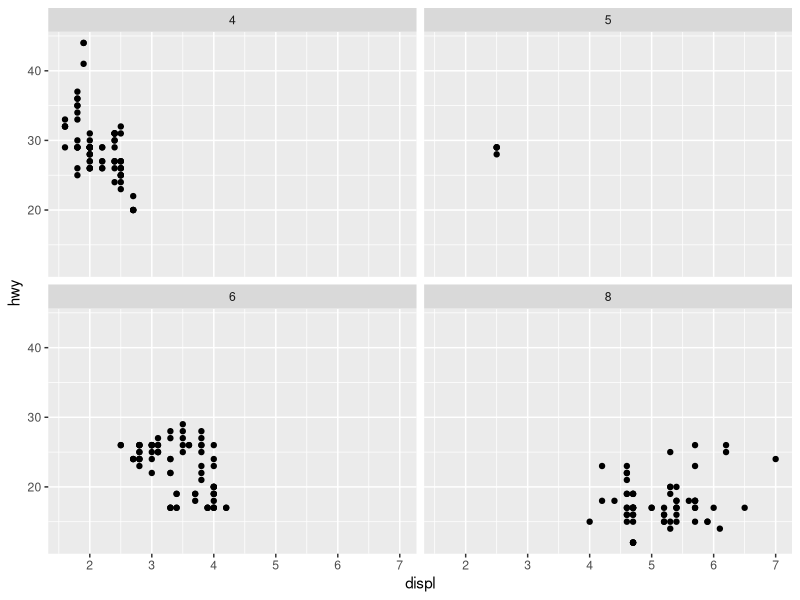
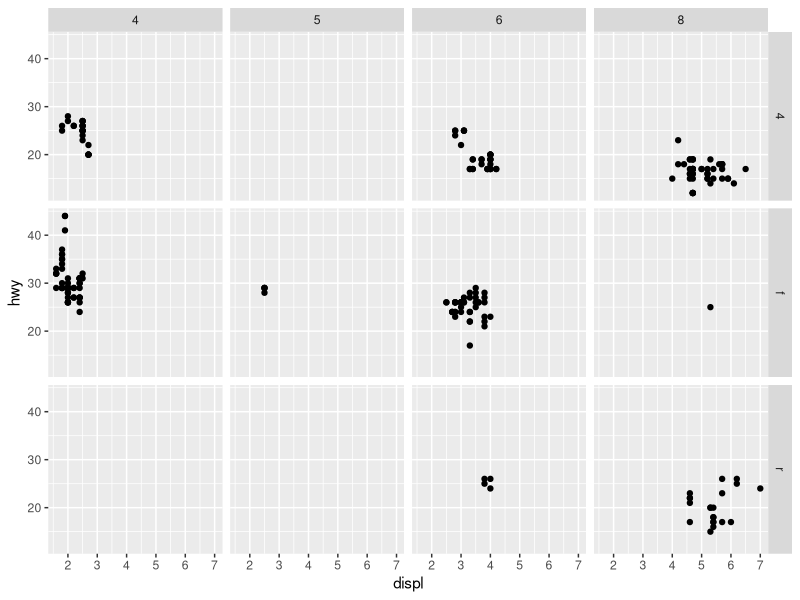
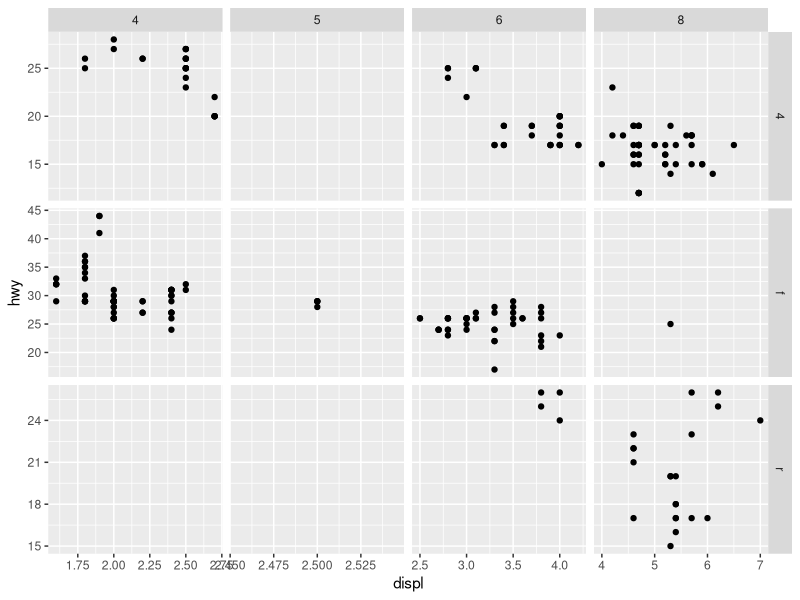
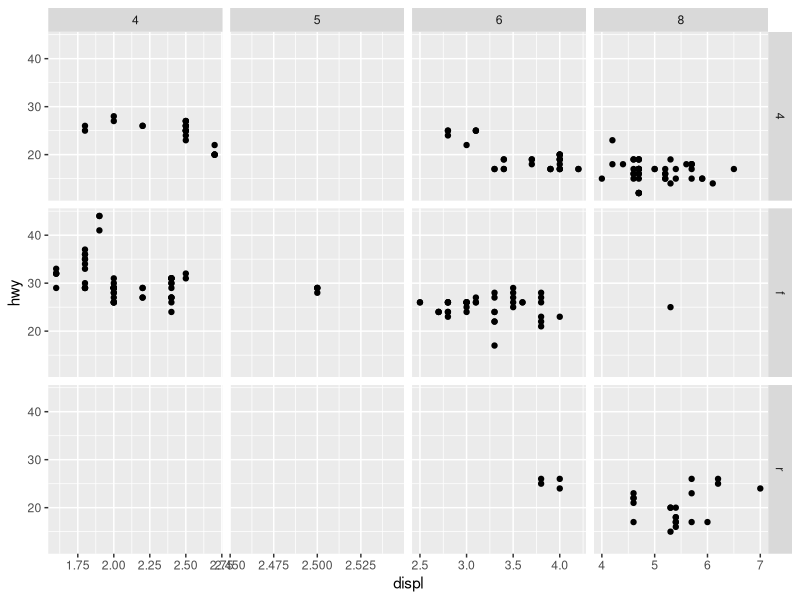
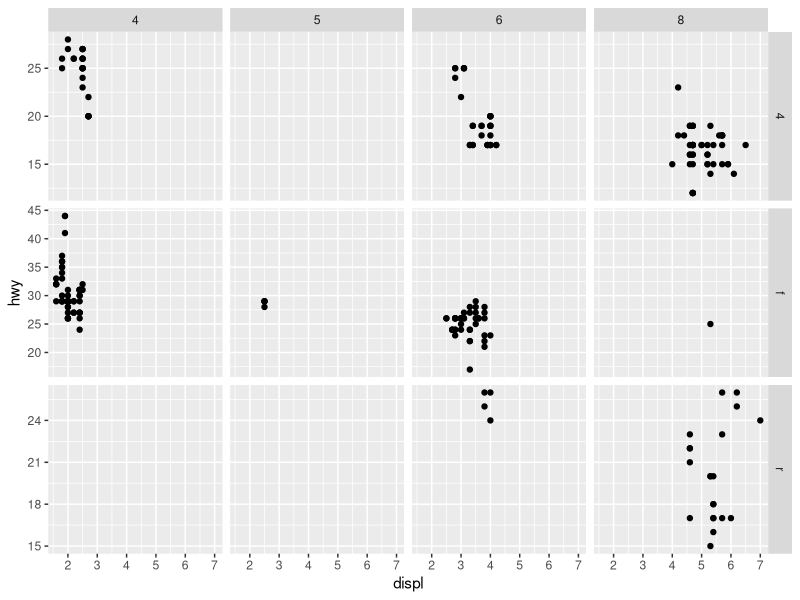

The R script that drew these images, in order:
library("tidyverse")

# review: facet_wrap() splits single plot into subplots representing
# data for each possible value of categorical variable
ggplot(mpg, aes(x = displ, y = hwy)) + 
  geom_point() + 
  facet_wrap(~cyl)

# plots can be faceted with a combination of two variables using facet_grid()
ggplot(mpg, aes(x = displ, y = hwy)) + 
  geom_point() + 
  facet_grid(drv ~ cyl)

# by default, facets use same scale and range for both axes
# this behavior can be changed by specifying scales argument
# e.g. scales = "free"/"free_x"/"free_y"
# when an axis is specified as free, its scales will vary across rows/columns
ggplot(mpg, aes(x = displ, y = hwy)) + 
  geom_point() + 
  facet_grid(drv ~ cyl, scales = "free")
ggplot(mpg, aes(x = displ, y = hwy)) + 
  geom_point() + 
  facet_grid(drv ~ cyl, scales = "free_x") # y always ranges from 10 to 45
ggplot(mpg, aes(x = displ, y = hwy)) + 
  geom_point() + 
  facet_grid(drv ~ cyl, scales = "free_y") # x always ranges from 1.5 to 7


# -------------------------------------------------------------------------


